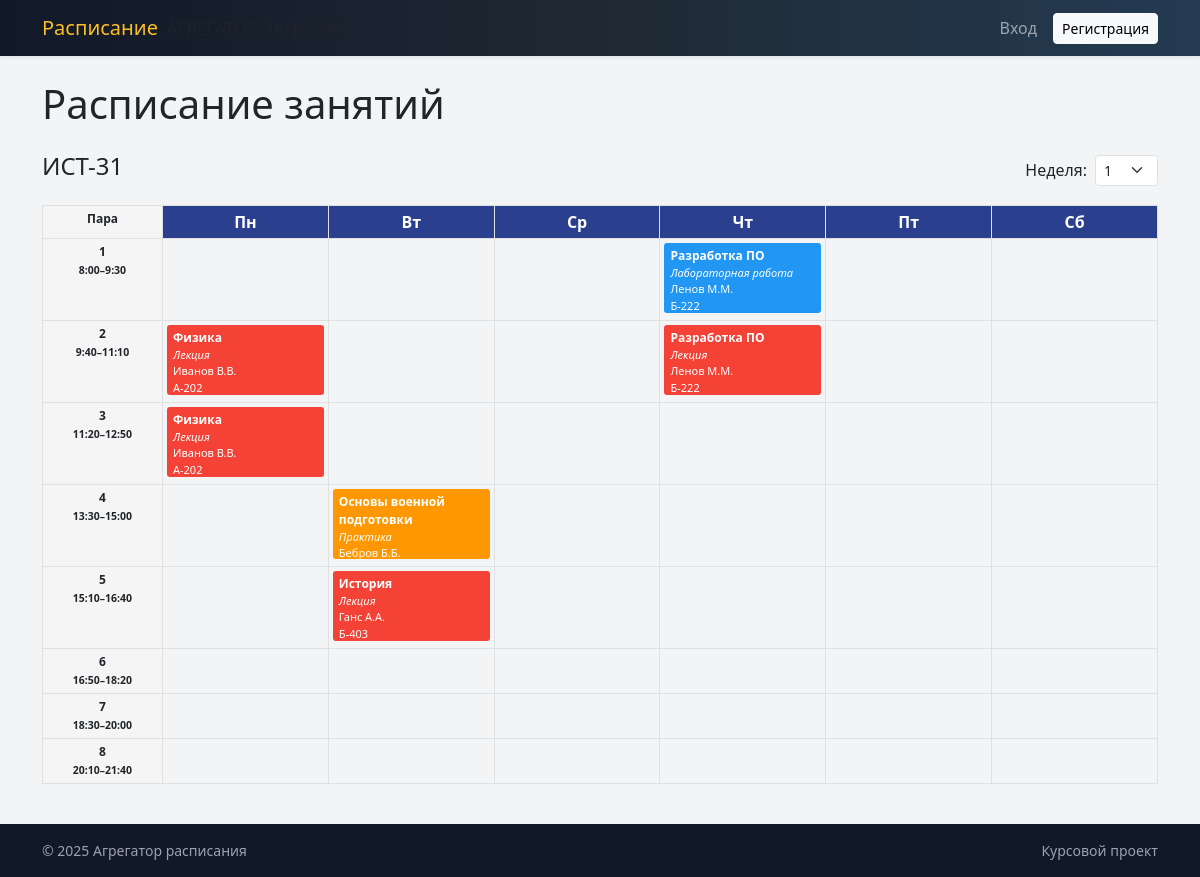
The page /group/1 on the database its author committed.
### app.py (models this page shows)
class Group(db.Model):
    id = db.Column(db.Integer, primary_key=True)
    name = db.Column(db.String(64), unique=True, nullable=False)
    lessons = db.relationship('Lesson', backref='group', lazy=True)

class Lesson(db.Model):
    id = db.Column(db.Integer, primary_key=True)
    week = db.Column(db.Integer, nullable=False)
    weekday = db.Column(db.Integer, nullable=False)
    lesson_number = db.Column(db.Integer, nullable=False)
    subject = db.Column(db.String(128), nullable=False)
    lesson_type = db.Column(db.String(20), nullable=False)
    group_id = db.Column(db.Integer, db.ForeignKey('group.id'), nullable=False)
    teacher_name = db.Column(db.String(128), nullable=False)
    classroom_name = db.Column(db.String(64), nullable=False)

### app.py (the view)
@app.route('/group/<int:group_id>')
def group_schedule(group_id):
    group = Group.query.get_or_404(group_id)
    week = request.args.get('week', type=int) or 1
    week = max(1, min(25, week))
    lessons = Lesson.query.filter_by(group_id=group.id, week=week).all()
    return render_template('group_schedule.html',
                           group=group,
                           lessons=lessons,
                           current_week=week)

### templates/group_schedule.html (shortened to what this page needs)
{% extends 'base.html' %}
{% block content %}
<h1 class="mb-4">Расписание занятий</h1>
<div class="d-flex justify-content-between align-items-center mb-3">
  <h4>{{ group.name }}</h4>
  <form method="get" class="d-flex align-items-center">
    <label class="me-2 mb-0">Неделя:</label>
    <select name="week" class="form-select form-select-sm" onchange="this.form.submit()">
      {% for w in range(1, 26) %}
        <option value="{{ w }}" {% if w == current_week %}selected{% endif %}>{{ w }}</option>
      {% endfor %}
    </select>
  </form>
</div>
{% set grid = {} %}
{% for l in lessons %}
  {% set key = (l.weekday, l.lesson_number) %}
  {% if key not in grid %}
    {% set _ = grid.update({key: [l]}) %}
  {% else %}
    {% set _ = grid[key].append(l) %}
  {% endif %}
{% endfor %}
{% set days = [
  (1, 'Пн'),
  (2, 'Вт'),
  (3, 'Ср'),
  (4, 'Чт'),
  (5, 'Пт'),
  (6, 'Сб')
] %}
{% set pair_times = [
  '8:00–9:30',
  '9:40–11:10',
  '11:20–12:50',
  '13:30–15:00',
  '15:10–16:40',
  '16:50–18:20',
  '18:30–20:00',
  '20:10–21:40'
] %}
<table class="schedule-grid">
  <thead>
    <tr>
      <th class="schedule-time-col">Пара</th>
      {% for d in days %}
        <th class="schedule-day-header">{{ d[1] }}</th>
      {% endfor %}
    </tr>
  </thead>
  <tbody>
  {% for num in range(1,9) %}
    <tr>
      <td class="schedule-time-col">
        {{ num }}<br>
        <small>{{ pair_times[num-1] }}</small>
      </td>
      {% for d in days %}
        <td>
          {% set cell_lessons = grid.get((d[0], num), []) %}
          {% for l in cell_lessons %}
            {% if l.lesson_type == 'lecture' %}
              {% set type_class = 'lesson-lecture' %}
            {% elif l.lesson_type == 'practice' %}
              {% set type_class = 'lesson-practice' %}
            {% else %}
              {% set type_class = 'lesson-lab' %}
            {% endif %}
            <div class="lesson-card {{ type_class }}">
  <span class="subject">{{ l.subject }}</span>
  {% if l.lesson_type == 'lecture' %}
    <span class="lesson-kind">Лекция</span>
  {% elif l.lesson_type == 'practice' %}
    <span class="lesson-kind">Практика</span>
  {% elif l.lesson_type == 'lab' %}
    <span class="lesson-kind">Лабораторная работа</span>
  {% endif %}
  <span class="teacher">{{ l.teacher_name }}</span>
  <span class="place">{{ l.classroom_name }}</span>
</div>
          {% endfor %}
        </td>
      {% endfor %}
    </tr>
  {% endfor %}
  </tbody>
</table>
{% endblock %}

### templates/base.html (shortened to what this page needs)
<!doctype html>
<html lang="ru">
<head>
    <link href="https://cdn.jsdelivr.net/npm/bootstrap@5.3.3/dist/css/bootstrap.min.css" rel="stylesheet">
</head>
<body class="d-flex flex-column min-vh-100">
<nav class="navbar navbar-expand-lg navbar-dark navbar-gradient shadow-sm">
  <div class="container">
    <a class="navbar-brand d-flex align-items-center" href="{{ url_for('index') }}">
      <span class="me-2">Расписание</span>
      <small class="text-uppercase text-muted">агрегатор занятий</small>
    </a>
    <div class="collapse navbar-collapse" id="navbarMain">
      <ul class="navbar-nav ms-auto align-items-lg-center">
        {% if current_user.is_authenticated %}
          {% if current_user.is_admin %}
          <li class="nav-item me-2">
            <a class="btn btn-sm btn-outline-light" href="{{ url_for('admin_index') }}">Админ-панель</a>
          </li>
          {% endif %}
          <li class="nav-item">
            <span class="nav-link">{{ current_user.username }}</span>
          </li>
          <li class="nav-item">
            <a class="nav-link" href="{{ url_for('logout') }}">Выход</a>
          </li>
        {% else %}
          <li class="nav-item">
            <a class="nav-link" href="{{ url_for('login') }}">Вход</a>
          </li>
          <li class="nav-item">
            <a class="btn btn-sm btn-light ms-lg-2" href="{{ url_for('register') }}">Регистрация</a>
          </li>
        {% endif %}
      </ul>
    </div>
  </div>
</nav>
<main class="flex-fill">
  <div class="container page-wrapper">
    {% block content %}{% endblock %}
  </div>
</main>
<footer class="py-3 mt-auto">
  <div class="container d-flex justify-content-between align-items-center">
    <span class="small">
      © 2025 Агрегатор расписания
    </span>
    <span class="small">
      Курсовой проект{% if current_user.is_authenticated %} · {{ current_user.username }}{% endif %}
    </span>
  </div>
</footer>
</body>
</html>

### templates/base.html (style rules this page uses)
body { background: #f3f4f6; }
.navbar-gradient { background: linear-gradient(90deg, #111827, #1f2933, #243b53); }
.navbar-brand span { color: #fbbf24; }
.page-wrapper { padding-top: 24px; padding-bottom: 40px; }
footer { background: #111827; color: #9ca3af; }

### templates/group_schedule.html (style rules this page uses)
.schedule-grid { border-collapse: collapse; width: 100%; table-layout: fixed; }
.schedule-grid th, .schedule-grid td { border: 1px solid #e0e0e0; vertical-align: top; padding: 4px; }
.schedule-time-col { width: 120px; text-align: center; font-weight: 600; background-color: #f5f5f5; font-size: 12px; }
.schedule-day-header { text-align: center; background-color: #2b3f8f; color: #fff; font-weight: 600; }
.lesson-card { margin-bottom: 3px; padding: 4px 6px; color: #fff; border-radius: 3px; font-size: 12px; height: 70px; overflow: hidden; }
.lesson-card .lesson-kind { display: block; font-size: 11px; font-style: italic; }
.lesson-card .subject { display: block; font-weight: 600; }
.lesson-card .teacher, .lesson-card .place, .lesson-card .group-name, .lesson-card .lesson-kind { display: block; font-size: 11px; white-space: nowrap; text-overflow: ellipsis; }
.lesson-lecture { background-color: #f44336; }
.lesson-practice { background-color: #ff9800; }
.lesson-lab { background-color: #2196f3; }

### rows shown on the page
Group: name "ИСТ-31"
Lesson: subject "Разработка ПО", lesson_type "Лабораторная работа", teacher_name "Ленов М.М.", classroom_name "Б-222"
Lesson: subject "Физика", lesson_type "Лекция", teacher_name "Иванов В.В.", classroom_name "А-202"
Lesson: subject "Разработка ПО", lesson_type "Лекция", teacher_name "Ленов М.М.", classroom_name "Б-222"
Lesson: subject "Физика", lesson_type "Лекция", teacher_name "Иванов В.В.", classroom_name "А-202"
Lesson: subject "Основы военной подготовки", lesson_type "Практика", teacher_name "Бебров Б.Б."
Lesson: subject "История", lesson_type "Лекция", teacher_name "Ганс А.А.", classroom_name "Б-403"

### other values the page prints
{{ d[1] }} "Пн" "Вт" "Ср" "Чт" "Пт" "Сб"
{{ num }} "1" "2" "3" "4" "5" "6" "7" "8"
{{ pair_times[num-1] }} "8:00–9:30" "9:40–11:10" "11:20–12:50" "13:30–15:00" "15:10–16:40" "16:50–18:20" "18:30–20:00" "20:10–21:40"
form field week "1"
